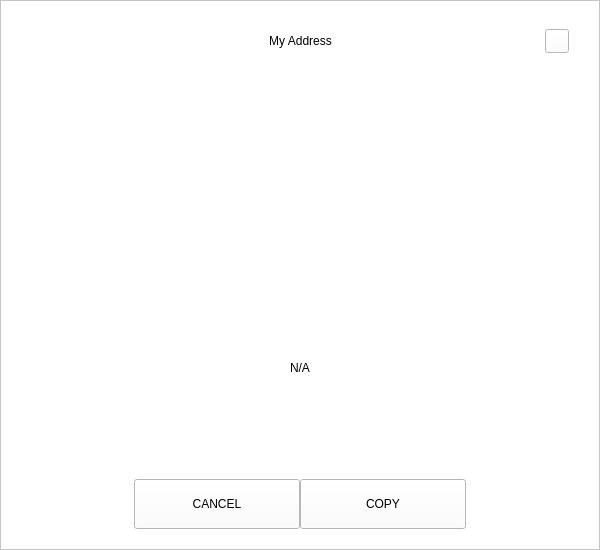
<?xml version="1.0" encoding="UTF-8"?>
<ui version="4.0">
 <class>ReceiveDialog</class>
 <widget class="QDialog" name="ReceiveDialog">
  <property name="geometry">
   <rect>
    <x>0</x>
    <y>0</y>
    <width>600</width>
    <height>550</height>
   </rect>
  </property>
  <property name="windowTitle">
   <string>Dialog</string>
  </property>
  <property name="styleSheet">
   <string notr="true">background:white;</string>
  </property>
  <layout class="QVBoxLayout" name="verticalLayout_2">
   <property name="spacing">
    <number>0</number>
   </property>
   <property name="leftMargin">
    <number>0</number>
   </property>
   <property name="topMargin">
    <number>0</number>
   </property>
   <property name="rightMargin">
    <number>0</number>
   </property>
   <property name="bottomMargin">
    <number>0</number>
   </property>
   <item>
    <widget class="QFrame" name="frameContainer">
     <property name="frameShape">
      <enum>QFrame::StyledPanel</enum>
     </property>
     <property name="frameShadow">
      <enum>QFrame::Raised</enum>
     </property>
     <layout class="QVBoxLayout" name="verticalLayout">
      <property name="spacing">
       <number>0</number>
      </property>
      <property name="leftMargin">
       <number>30</number>
      </property>
      <property name="topMargin">
       <number>20</number>
      </property>
      <property name="rightMargin">
       <number>30</number>
      </property>
      <property name="bottomMargin">
       <number>20</number>
      </property>
      <item>
       <layout class="QHBoxLayout" name="horizontalLayout_3">
        <property name="spacing">
         <number>0</number>
        </property>
        <item>
         <spacer name="horizontalSpacer_21">
          <property name="orientation">
           <enum>Qt::Horizontal</enum>
          </property>
          <property name="sizeHint" stdset="0">
           <size>
            <width>40</width>
            <height>20</height>
           </size>
          </property>
         </spacer>
        </item>
        <item>
         <widget class="QLabel" name="labelTitle">
          <property name="minimumSize">
           <size>
            <width>0</width>
            <height>40</height>
           </size>
          </property>
          <property name="maximumSize">
           <size>
            <width>16777215</width>
            <height>40</height>
           </size>
          </property>
          <property name="styleSheet">
           <string notr="true">padding-left:24px;</string>
          </property>
          <property name="text">
           <string>My Address</string>
          </property>
          <property name="alignment">
           <set>Qt::AlignCenter</set>
          </property>
          <property name="margin">
           <number>7</number>
          </property>
         </widget>
        </item>
        <item>
         <spacer name="horizontalSpacer">
          <property name="orientation">
           <enum>Qt::Horizontal</enum>
          </property>
          <property name="sizeHint" stdset="0">
           <size>
            <width>40</width>
            <height>20</height>
           </size>
          </property>
         </spacer>
        </item>
        <item>
         <widget class="QPushButton" name="btnEsc">
          <property name="minimumSize">
           <size>
            <width>24</width>
            <height>24</height>
           </size>
          </property>
          <property name="maximumSize">
           <size>
            <width>24</width>
            <height>24</height>
           </size>
          </property>
          <property name="focusPolicy">
           <enum>Qt::NoFocus</enum>
          </property>
          <property name="text">
           <string/>
          </property>
         </widget>
        </item>
       </layout>
      </item>
      <item>
       <spacer name="verticalSpacer">
        <property name="orientation">
         <enum>Qt::Vertical</enum>
        </property>
        <property name="sizeType">
         <enum>QSizePolicy::Fixed</enum>
        </property>
        <property name="sizeHint" stdset="0">
         <size>
          <width>20</width>
          <height>20</height>
         </size>
        </property>
       </spacer>
      </item>
      <item alignment="Qt::AlignHCenter">
       <widget class="QLabel" name="labelQrImg">
        <property name="minimumSize">
         <size>
          <width>260</width>
          <height>260</height>
         </size>
        </property>
        <property name="maximumSize">
         <size>
          <width>260</width>
          <height>260</height>
         </size>
        </property>
        <property name="text">
         <string/>
        </property>
        <property name="alignment">
         <set>Qt::AlignCenter</set>
        </property>
       </widget>
      </item>
      <item>
       <spacer name="verticalSpacer_2">
        <property name="orientation">
         <enum>Qt::Vertical</enum>
        </property>
        <property name="sizeType">
         <enum>QSizePolicy::Fixed</enum>
        </property>
        <property name="sizeHint" stdset="0">
         <size>
          <width>20</width>
          <height>20</height>
         </size>
        </property>
       </spacer>
      </item>
      <item alignment="Qt::AlignHCenter">
       <widget class="QLabel" name="labelAddress">
        <property name="text">
         <string notr="true">N/A</string>
        </property>
       </widget>
      </item>
      <item>
       <spacer name="verticalSpacer_3">
        <property name="orientation">
         <enum>Qt::Vertical</enum>
        </property>
        <property name="sizeType">
         <enum>QSizePolicy::Expanding</enum>
        </property>
        <property name="sizeHint" stdset="0">
         <size>
          <width>20</width>
          <height>20</height>
         </size>
        </property>
       </spacer>
      </item>
      <item>
       <layout class="QHBoxLayout" name="horizontalLayout" stretch="1,2,2,1">
        <property name="leftMargin">
         <number>20</number>
        </property>
        <property name="rightMargin">
         <number>20</number>
        </property>
        <item>
         <spacer name="horizontalSpacer1">
          <property name="orientation">
           <enum>Qt::Horizontal</enum>
          </property>
          <property name="sizeHint" stdset="0">
           <size>
            <width>40</width>
            <height>20</height>
           </size>
          </property>
         </spacer>
        </item>
        <item>
         <widget class="QPushButton" name="btnCancel">
          <property name="minimumSize">
           <size>
            <width>0</width>
            <height>50</height>
           </size>
          </property>
          <property name="focusPolicy">
           <enum>Qt::NoFocus</enum>
          </property>
          <property name="text">
           <string>CANCEL</string>
          </property>
         </widget>
        </item>
        <item>
         <widget class="QPushButton" name="btnSave">
          <property name="minimumSize">
           <size>
            <width>0</width>
            <height>50</height>
           </size>
          </property>
          <property name="focusPolicy">
           <enum>Qt::NoFocus</enum>
          </property>
          <property name="text">
           <string>COPY</string>
          </property>
         </widget>
        </item>
        <item>
         <spacer name="horizontalSpacer_2">
          <property name="orientation">
           <enum>Qt::Horizontal</enum>
          </property>
          <property name="sizeHint" stdset="0">
           <size>
            <width>40</width>
            <height>20</height>
           </size>
          </property>
         </spacer>
        </item>
       </layout>
      </item>
     </layout>
    </widget>
   </item>
  </layout>
 </widget>
 <resources/>
 <connections/>
</ui>
